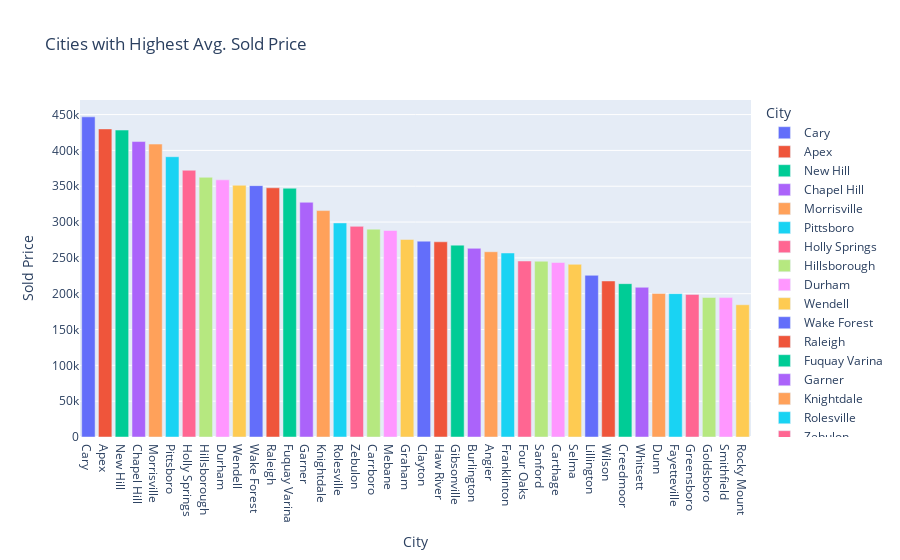

Source (notebook cell):
### Code cell
#Create a variable for the top 10 cities with the highest average sold price
top10 = th_df.groupby('City')['Sold Price'].mean().nlargest(373).reset_index()

#Plot the top 10 cities with the highest average sold price
fig = px.bar(top10, x='City', y='Sold Price',color='City', template='plotly',
             title='Cities with Highest Avg. Sold Price') 
fig.update_traces(textposition='outside')
fig.show()

### Figure 1 — Plotly figure (JSON) as saved in the notebook; plotly's stock layout.template omitted (floating-point values rounded to 4 significant figures)
{"data": [{"alignmentgroup": "True", "hovertemplate": "City=%{x}<br>Sold Price=%{y}<extra></extra>", "legendgroup": "Cary", "marker": {"color": "#636efa", "pattern": {"shape": ""}}, "name": "Cary", "offsetgroup": "Cary", "orientation": "v", "showlegend": true, "textposition": "outside", "type": "bar", "x": ["Cary"], "xaxis": "x", "y": [446900.0], "yaxis": "y"}, {"alignmentgroup": "True", "hovertemplate": "City=%{x}<br>Sold Price=%{y}<extra></extra>", "legendgroup": "Apex", "marker": {"color": "#EF553B", "pattern": {"shape": ""}}, "name": "Apex", "offsetgroup": "Apex", "orientation": "v", "showlegend": true, "textposition": "outside", "type": "bar", "x": ["Apex"], "xaxis": "x", "y": [430000.0], "yaxis": "y"}, {"alignmentgroup": "True", "hovertemplate": "City=%{x}<br>Sold Price=%{y}<extra></extra>", "legendgroup": "New Hill", "marker": {"color": "#00cc96", "pattern": {"shape": ""}}, "name": "New Hill", "offsetgroup": "New Hill", "orientation": "v", "showlegend": true, "textposition": "outside", "type": "bar", "x": ["New Hill"], "xaxis": "x", "y": [428400.0], "yaxis": "y"}, {"alignmentgroup": "True", "hovertemplate": "City=%{x}<br>Sold Price=%{y}<extra></extra>", "legendgroup": "Chapel Hill", "marker": {"color": "#ab63fa", "pattern": {"shape": ""}}, "name": "Chapel Hill", "offsetgroup": "Chapel Hill", "orientation": "v", "showlegend": true, "textposition": "outside", "type": "bar", "x": ["Chapel Hill"], "xaxis": "x", "y": [412400.0], "yaxis": "y"}, {"alignmentgroup": "True", "hovertemplate": "City=%{x}<br>Sold Price=%{y}<extra></extra>", "legendgroup": "Morrisville", "marker": {"color": "#FFA15A", "pattern": {"shape": ""}}, "name": "Morrisville", "offsetgroup": "Morrisville", "orientation": "v", "showlegend": true, "textposition": "outside", "type": "bar", "x": ["Morrisville"], "xaxis": "x", "y": [408800.0], "yaxis": "y"}, {"alignmentgroup": "True", "hovertemplate": "City=%{x}<br>Sold Price=%{y}<extra></extra>", "legendgroup": "Pittsboro", "marker": {"color": "#19d3f3", "pattern": {"shape": ""}}, "name": "Pittsboro", "offsetgroup": "Pittsboro", "orientation": "v", "showlegend": true, "textposition": "outside", "type": "bar", "x": ["Pittsboro"], "xaxis": "x", "y": [391200.0], "yaxis": "y"}, {"alignmentgroup": "True", "hovertemplate": "City=%{x}<br>Sold Price=%{y}<extra></extra>", "legendgroup": "Holly Springs", "marker": {"color": "#FF6692", "pattern": {"shape": ""}}, "name": "Holly Springs", "offsetgroup": "Holly Springs", "orientation": "v", "showlegend": true, "textposition": "outside", "type": "bar", "x": ["Holly Springs"], "xaxis": "x", "y": [372300.0], "yaxis": "y"}, {"alignmentgroup": "True", "hovertemplate": "City=%{x}<br>Sold Price=%{y}<extra></extra>", "legendgroup": "Hillsborough", "marker": {"color": "#B6E880", "pattern": {"shape": ""}}, "name": "Hillsborough", "offsetgroup": "Hillsborough", "orientation": "v", "showlegend": true, "textposition": "outside", "type": "bar", "x": ["Hillsborough"], "xaxis": "x", "y": [362500.0], "yaxis": "y"}, {"alignmentgroup": "True", "hovertemplate": "City=%{x}<br>Sold Price=%{y}<extra></extra>", "legendgroup": "Durham", "marker": {"color": "#FF97FF", "pattern": {"shape": ""}}, "name": "Durham", "offsetgroup": "Durham", "orientation": "v", "showlegend": true, "textposition": "outside", "type": "bar", "x": ["Durham"], "xaxis": "x", "y": [358900.0], "yaxis": "y"}, {"alignmentgroup": "True", "hovertemplate": "City=%{x}<br>Sold Price=%{y}<extra></extra>", "legendgroup": "Wendell", "marker": {"color": "#FECB52", "pattern": {"shape": ""}}, "name": "Wendell", "offsetgroup": "Wendell", "orientation": "v", "showlegend": true, "textposition": "outside", "type": "bar", "x": ["Wendell"], "xaxis": "x", "y": [351300.0], "yaxis": "y"}, {"alignmentgroup": "True", "hovertemplate": "City=%{x}<br>Sold Price=%{y}<extra></extra>", "legendgroup": "Wake Forest", "marker": {"color": "#636efa", "pattern": {"shape": ""}}, "name": "Wake Forest", "offsetgroup": "Wake Forest", "orientation": "v", "showlegend": true, "textposition": "outside", "type": "bar", "x": ["Wake Forest"], "xaxis": "x", "y": [350800.0], "yaxis": "y"}, {"alignmentgroup": "True", "hovertemplate": "City=%{x}<br>Sold Price=%{y}<extra></extra>", "legendgroup": "Raleigh", "marker": {"color": "#EF553B", "pattern": {"shape": ""}}, "name": "Raleigh", "offsetgroup": "Raleigh", "orientation": "v", "showlegend": true, "textposition": "outside", "type": "bar", "x": ["Raleigh"], "xaxis": "x", "y": [347800.0], "yaxis": "y"}, {"alignmentgroup": "True", "hovertemplate": "City=%{x}<br>Sold Price=%{y}<extra></extra>", "legendgroup": "Fuquay Varina", "marker": {"color": "#00cc96", "pattern": {"shape": ""}}, "name": "Fuquay Varina", "offsetgroup": "Fuquay Varina", "orientation": "v", "showlegend": true, "textposition": "outside", "type": "bar", "x": ["Fuquay Varina"], "xaxis": "x", "y": [347200.0], "yaxis": "y"}, {"alignmentgroup": "True", "hovertemplate": "City=%{x}<br>Sold Price=%{y}<extra></extra>", "legendgroup": "Garner", "marker": {"color": "#ab63fa", "pattern": {"shape": ""}}, "name": "Garner", "offsetgroup": "Garner", "orientation": "v", "showlegend": true, "textposition": "outside", "type": "bar", "x": ["Garner"], "xaxis": "x", "y": [327600.0], "yaxis": "y"}, {"alignmentgroup": "True", "hovertemplate": "City=%{x}<br>Sold Price=%{y}<extra></extra>", "legendgroup": "Knightdale", "marker": {"color": "#FFA15A", "pattern": {"shape": ""}}, "name": "Knightdale", "offsetgroup": "Knightdale", "orientation": "v", "showlegend": true, "textposition": "outside", "type": "bar", "x": ["Knightdale"], "xaxis": "x", "y": [316000.0], "yaxis": "y"}, {"alignmentgroup": "True", "hovertemplate": "City=%{x}<br>Sold Price=%{y}<extra></extra>", "legendgroup": "Rolesville", "marker": {"color": "#19d3f3", "pattern": {"shape": ""}}, "name": "Rolesville", "offsetgroup": "Rolesville", "orientation": "v", "showlegend": true, "textposition": "outside", "type": "bar", "x": ["Rolesville"], "xaxis": "x", "y": [298800.0], "yaxis": "y"}, {"alignmentgroup": "True", "hovertemplate": "City=%{x}<br>Sold Price=%{y}<extra></extra>", "legendgroup": "Zebulon", "marker": {"color": "#FF6692", "pattern": {"shape": ""}}, "name": "Zebulon", "offsetgroup": "Zebulon", "orientation": "v", "showlegend": true, "textposition": "outside", "type": "bar", "x": ["Zebulon"], "xaxis": "x", "y": [294000.0], "yaxis": "y"}, {"alignmentgroup": "True", "hovertemplate": "City=%{x}<br>Sold Price=%{y}<extra></extra>", "legendgroup": "Carrboro", "marker": {"color": "#B6E880", "pattern": {"shape": ""}}, "name": "Carrboro", "offsetgroup": "Carrboro", "orientation": "v", "showlegend": true, "textposition": "outside", "type": "bar", "x": ["Carrboro"], "xaxis": "x", "y": [290100.0], "yaxis": "y"}, {"alignmentgroup": "True", "hovertemplate": "City=%{x}<br>Sold Price=%{y}<extra></extra>", "legendgroup": "Mebane", "marker": {"color": "#FF97FF", "pattern": {"shape": ""}}, "name": "Mebane", "offsetgroup": "Mebane", "orientation": "v", "showlegend": true, "textposition": "outside", "type": "bar", "x": ["Mebane"], "xaxis": "x", "y": [288200.0], "yaxis": "y"}, {"alignmentgroup": "True", "hovertemplate": "City=%{x}<br>Sold Price=%{y}<extra></extra>", "legendgroup": "Graham", "marker": {"color": "#FECB52", "pattern": {"shape": ""}}, "name": "Graham", "offsetgroup": "Graham", "orientation": "v", "showlegend": true, "textposition": "outside", "type": "bar", "x": ["Graham"], "xaxis": "x", "y": [275700.0], "yaxis": "y"}, {"alignmentgroup": "True", "hovertemplate": "City=%{x}<br>Sold Price=%{y}<extra></extra>", "legendgroup": "Clayton", "marker": {"color": "#636efa", "pattern": {"shape": ""}}, "name": "Clayton", "offsetgroup": "Clayton", "orientation": "v", "showlegend": true, "textposition": "outside", "type": "bar", "x": ["Clayton"], "xaxis": "x", "y": [273300.0], "yaxis": "y"}, {"alignmentgroup": "True", "hovertemplate": "City=%{x}<br>Sold Price=%{y}<extra></extra>", "legendgroup": "Haw River", "marker": {"color": "#EF553B", "pattern": {"shape": ""}}, "name": "Haw River", "offsetgroup": "Haw River", "orientation": "v", "showlegend": true, "textposition": "outside", "type": "bar", "x": ["Haw River"], "xaxis": "x", "y": [272500.0], "yaxis": "y"}, {"alignmentgroup": "True", "hovertemplate": "City=%{x}<br>Sold Price=%{y}<extra></extra>", "legendgroup": "Gibsonville", "marker": {"color": "#00cc96", "pattern": {"shape": ""}}, "name": "Gibsonville", "offsetgroup": "Gibsonville", "orientation": "v", "showlegend": true, "textposition": "outside", "type": "bar", "x": ["Gibsonville"], "xaxis": "x", "y": [267800.0], "yaxis": "y"}, {"alignmentgroup": "True", "hovertemplate": "City=%{x}<br>Sold Price=%{y}<extra></extra>", "legendgroup": "Burlington", "marker": {"color": "#ab63fa", "pattern": {"shape": ""}}, "name": "Burlington", "offsetgroup": "Burlington", "orientation": "v", "showlegend": true, "textposition": "outside", "type": "bar", "x": ["Burlington"], "xaxis": "x", "y": [263300.0], "yaxis": "y"}, {"alignmentgroup": "True", "hovertemplate": "City=%{x}<br>Sold Price=%{y}<extra></extra>", "legendgroup": "Angier", "marker": {"color": "#FFA15A", "pattern": {"shape": ""}}, "name": "Angier", "offsetgroup": "Angier", "orientation": "v", "showlegend": true, "textposition": "outside", "type": "bar", "x": ["Angier"], "xaxis": "x", "y": [258600.0], "yaxis": "y"}, {"alignmentgroup": "True", "hovertemplate": "City=%{x}<br>Sold Price=%{y}<extra></extra>", "legendgroup": "Franklinton", "marker": {"color": "#19d3f3", "pattern": {"shape": ""}}, "name": "Franklinton", "offsetgroup": "Franklinton", "orientation": "v", "showlegend": true, "textposition": "outside", "type": "bar", "x": ["Franklinton"], "xaxis": "x", "y": [256800.0], "yaxis": "y"}, {"alignmentgroup": "True", "hovertemplate": "City=%{x}<br>Sold Price=%{y}<extra></extra>", "legendgroup": "Four Oaks", "marker": {"color": "#FF6692", "pattern": {"shape": ""}}, "name": "Four Oaks", "offsetgroup": "Four Oaks", "orientation": "v", "showlegend": true, "textposition": "outside", "type": "bar", "x": ["Four Oaks"], "xaxis": "x", "y": [245700.0], "yaxis": "y"}, {"alignmentgroup": "True", "hovertemplate": "City=%{x}<br>Sold Price=%{y}<extra></extra>", "legendgroup": "Sanford", "marker": {"color": "#B6E880", "pattern": {"shape": ""}}, "name": "Sanford", "offsetgroup": "Sanford", "orientation": "v", "showlegend": true, "textposition": "outside", "type": "bar", "x": ["Sanford"], "xaxis": "x", "y": [245400.0], "yaxis": "y"}, {"alignmentgroup": "True", "hovertemplate": "City=%{x}<br>Sold Price=%{y}<extra></extra>", "legendgroup": "Carthage", "marker": {"color": "#FF97FF", "pattern": {"shape": ""}}, "name": "Carthage", "offsetgroup": "Carthage", "orientation": "v", "showlegend": true, "textposition": "outside", "type": "bar", "x": ["Carthage"], "xaxis": "x", "y": [243500.0], "yaxis": "y"}, {"alignmentgroup": "True", "hovertemplate": "City=%{x}<br>Sold Price=%{y}<extra></extra>", "legendgroup": "Selma", "marker": {"color": "#FECB52", "pattern": {"shape": ""}}, "name": "Selma", "offsetgroup": "Selma", "orientation": "v", "showlegend": true, "textposition": "outside", "type": "bar", "x": ["Selma"], "xaxis": "x", "y": [241000.0], "yaxis": "y"}, {"alignmentgroup": "True", "hovertemplate": "City=%{x}<br>Sold Price=%{y}<extra></extra>", "legendgroup": "Lillington", "marker": {"color": "#636efa", "pattern": {"shape": ""}}, "name": "Lillington", "offsetgroup": "Lillington", "orientation": "v", "showlegend": true, "textposition": "outside", "type": "bar", "x": ["Lillington"], "xaxis": "x", "y": [225660], "yaxis": "y"}, {"alignmentgroup": "True", "hovertemplate": "City=%{x}<br>Sold Price=%{y}<extra></extra>", "legendgroup": "Wilson", "marker": {"color": "#EF553B", "pattern": {"shape": ""}}, "name": "Wilson", "offsetgroup": "Wilson", "orientation": "v", "showlegend": true, "textposition": "outside", "type": "bar", "x": ["Wilson"], "xaxis": "x", "y": [217800.0], "yaxis": "y"}, {"alignmentgroup": "True", "hovertemplate": "City=%{x}<br>Sold Price=%{y}<extra></extra>", "legendgroup": "Creedmoor", "marker": {"color": "#00cc96", "pattern": {"shape": ""}}, "name": "Creedmoor", "offsetgroup": "Creedmoor", "orientation": "v", "showlegend": true, "textposition": "outside", "type": "bar", "x": ["Creedmoor"], "xaxis": "x", "y": [214000.0], "yaxis": "y"}, {"alignmentgroup": "True", "hovertemplate": "City=%{x}<br>Sold Price=%{y}<extra></extra>", "legendgroup": "Whitsett", "marker": {"color": "#ab63fa", "pattern": {"shape": ""}}, "name": "Whitsett", "offsetgroup": "Whitsett", "orientation": "v", "showlegend": true, "textposition": "outside", "type": "bar", "x": ["Whitsett"], "xaxis": "x", "y": [209000.0], "yaxis": "y"}, {"alignmentgroup": "True", "hovertemplate": "City=%{x}<br>Sold Price=%{y}<extra></extra>", "legendgroup": "Dunn", "marker": {"color": "#FFA15A", "pattern": {"shape": ""}}, "name": "Dunn", "offsetgroup": "Dunn", "orientation": "v", "showlegend": true, "textposition": "outside", "type": "bar", "x": ["Dunn"], "xaxis": "x", "y": [200300.0], "yaxis": "y"}, {"alignmentgroup": "True", "hovertemplate": "City=%{x}<br>Sold Price=%{y}<extra></extra>", "legendgroup": "Fayetteville", "marker": {"color": "#19d3f3", "pattern": {"shape": ""}}, "name": "Fayetteville", "offsetgroup": "Fayetteville", "orientation": "v", "showlegend": true, "textposition": "outside", "type": "bar", "x": ["Fayetteville"], "xaxis": "x", "y": [200100.0], "yaxis": "y"}, {"alignmentgroup": "True", "hovertemplate": "City=%{x}<br>Sold Price=%{y}<extra></extra>", "legendgroup": "Greensboro", "marker": {"color": "#FF6692", "pattern": {"shape": ""}}, "name": "Greensboro", "offsetgroup": "Greensboro", "orientation": "v", "showlegend": true, "textposition": "outside", "type": "bar", "x": ["Greensboro"], "xaxis": "x", "y": [199000.0], "yaxis": "y"}, {"alignmentgroup": "True", "hovertemplate": "City=%{x}<br>Sold Price=%{y}<extra></extra>", "legendgroup": "Goldsboro", "marker": {"color": "#B6E880", "pattern": {"shape": ""}}, "name": "Goldsboro", "offsetgroup": "Goldsboro", "orientation": "v", "showlegend": true, "textposition": "outside", "type": "bar", "x": ["Goldsboro"], "xaxis": "x", "y": [194700.0], "yaxis": "y"}, {"alignmentgroup": "True", "hovertemplate": "City=%{x}<br>Sold Price=%{y}<extra></extra>", "legendgroup": "Smithfield", "marker": {"color": "#FF97FF", "pattern": {"shape": ""}}, "name": "Smithfield", "offsetgroup": "Smithfield", "orientation": "v", "showlegend": true, "textposition": "outside", "type": "bar", "x": ["Smithfield"], "xaxis": "x", "y": [194600.0], "yaxis": "y"}, {"alignmentgroup": "True", "hovertemplate": "City=%{x}<br>Sold Price=%{y}<extra></extra>", "legendgroup": "Rocky Mount", "marker": {"color": "#FECB52", "pattern": {"shape": ""}}, "name": "Rocky Mount", "offsetgroup": "Rocky Mount", "orientation": "v", "showlegend": true, "textposition": "outside", "type": "bar", "x": ["Rocky Mount"], "xaxis": "x", "y": [184600.0], "yaxis": "y"}], "layout": {"barmode": "relative", "legend": {"title": {"text": "City"}, "tracegroupgap": 0}, "title": {"text": "Cities with Highest Avg. Sold Price"}, "xaxis": {"anchor": "y", "categoryarray": ["Cary", "Apex", "New Hill", "Chapel Hill", "Morrisville", "Pittsboro", "Holly Springs", "Hillsborough", "Durham", "Wendell", "Wake Forest", "Raleigh", "Fuquay Varina", "Garner", "Knightdale", "Rolesville", "Zebulon", "Carrboro", "Mebane", "Graham", "Clayton", "Haw River", "Gibsonville", "Burlington", "Angier", "Franklinton", "Four Oaks", "Sanford", "Carthage", "Selma", "Lillington", "Wilson", "Creedmoor", "Whitsett", "Dunn", "Fayetteville", "Greensboro", "Goldsboro", "Smithfield", "Rocky Mount"], "categoryorder": "array", "domain": [0, 1], "title": {"text": "City"}}, "yaxis": {"anchor": "x", "domain": [0, 1], "title": {"text": "Sold Price"}}}}
